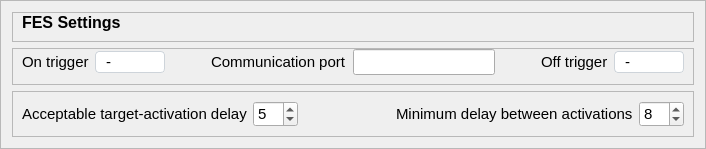
                 <widget class="QFrame" name="frame_8">
                  <property name="font">
                   <font>
                    <pointsize>10</pointsize>
                   </font>
                  </property>
                  <property name="styleSheet">
                   <string notr="true">QComboBox{
	border:1px solid #ced4da;
	border-radius: 4px;
	padding-left:10px;
}

QComboBox::drop-down{
	border:0px;
}
QComboBox::down-arrow{
	image:url(:/icons/icons/arrow-down.svg);
	width:12px;
	height:12px;
	margin-right:15px;
}

QComboBox:on{
	border:4px solid #c2dbfe;
}

QComboBox QListView{
	font-size: 12px;
	border:1px solid rgba(0,0,0,10%);
	padding:5px;
	background-color:rgb(49, 49, 49);
	outline:0px;
}
QComboBox QListView:item{	
	padding-left:10px;
	background-color:rgb(49, 49, 49);
}

QComboBox QListView:item:hover{	
	background-color:#1e90ff;
}

QComboBox QListView:item:selected{	
	background-color:#1e90ff;
}</string>
                  </property>
                  <property name="frameShape">
                   <enum>QFrame::StyledPanel</enum>
                  </property>
                  <property name="frameShadow">
                   <enum>QFrame::Raised</enum>
                  </property>
                  <layout class="QVBoxLayout" name="verticalLayout_11">
                   <item alignment="Qt::AlignTop">
                    <widget class="QFrame" name="frame_5">
                     <property name="frameShape">
                      <enum>QFrame::StyledPanel</enum>
                     </property>
                     <property name="frameShadow">
                      <enum>QFrame::Raised</enum>
                     </property>
                     <layout class="QHBoxLayout" name="horizontalLayout_13">
                      <property name="topMargin">
                       <number>0</number>
                      </property>
                      <item>
                       <widget class="QLabel" name="label_10">
                        <property name="font">
                         <font>
                          <pointsize>12</pointsize>
                          <weight>75</weight>
                          <bold>true</bold>
                         </font>
                        </property>
                        <property name="text">
                         <string>FES Settings</string>
                        </property>
                       </widget>
                      </item>
                     </layout>
                    </widget>
                   </item>
                   <item>
                    <widget class="QFrame" name="frame_13">
                     <property name="frameShape">
                      <enum>QFrame::StyledPanel</enum>
                     </property>
                     <property name="frameShadow">
                      <enum>QFrame::Raised</enum>
                     </property>
                     <layout class="QHBoxLayout" name="horizontalLayout_7">
                      <property name="topMargin">
                       <number>0</number>
                      </property>
                      <item>
                       <widget class="QLabel" name="label_29">
                        <property name="font">
                         <font>
                          <pointsize>11</pointsize>
                         </font>
                        </property>
                        <property name="text">
                         <string>On trigger</string>
                        </property>
                       </widget>
                      </item>
                      <item>
                       <widget class="QComboBox" name="fesOnCombo">
                        <property name="minimumSize">
                         <size>
                          <width>70</width>
                          <height>0</height>
                         </size>
                        </property>
                        <property name="font">
                         <font>
                          <pointsize>11</pointsize>
                         </font>
                        </property>
                        <property name="currentText">
                         <string>-</string>
                        </property>
                        <item>
                         <property name="text">
                          <string>-</string>
                         </property>
                        </item>
                        <item>
                         <property name="text">
                          <string>push</string>
                         </property>
                        </item>
                        <item>
                         <property name="text">
                          <string>pull</string>
                         </property>
                        </item>
                        <item>
                         <property name="text">
                          <string>lift</string>
                         </property>
                        </item>
                        <item>
                         <property name="text">
                          <string>left</string>
                         </property>
                        </item>
                        <item>
                         <property name="text">
                          <string>right</string>
                         </property>
                        </item>
                       </widget>
                      </item>
                      <item>
                       <spacer name="horizontalSpacer_13">
                        <property name="orientation">
                         <enum>Qt::Horizontal</enum>
                        </property>
                        <property name="sizeHint" stdset="0">
                         <size>
                          <width>40</width>
                          <height>20</height>
                         </size>
                        </property>
                       </spacer>
                      </item>
                      <item>
                       <widget class="QLabel" name="label_33">
                        <property name="font">
                         <font>
                          <pointsize>11</pointsize>
                         </font>
                        </property>
                        <property name="text">
                         <string>Communication port</string>
                        </property>
                       </widget>
                      </item>
                      <item>
                       <widget class="QLineEdit" name="ComPortLine">
                        <property name="font">
                         <font>
                          <pointsize>11</pointsize>
                         </font>
                        </property>
                        <property name="maxLength">
                         <number>10</number>
                        </property>
                       </widget>
                      </item>
                      <item>
                       <spacer name="horizontalSpacer_16">
                        <property name="orientation">
                         <enum>Qt::Horizontal</enum>
                        </property>
                        <property name="sizeHint" stdset="0">
                         <size>
                          <width>40</width>
                          <height>20</height>
                         </size>
                        </property>
                       </spacer>
                      </item>
                      <item>
                       <widget class="QLabel" name="label_4">
                        <property name="font">
                         <font>
                          <pointsize>11</pointsize>
                         </font>
                        </property>
                        <property name="text">
                         <string>Off trigger</string>
                        </property>
                       </widget>
                      </item>
                      <item>
                       <widget class="QComboBox" name="fesOffCombo">
                        <property name="minimumSize">
                         <size>
                          <width>70</width>
                          <height>0</height>
                         </size>
                        </property>
                        <property name="font">
                         <font>
                          <pointsize>11</pointsize>
                         </font>
                        </property>
                        <item>
                         <property name="text">
                          <string>-</string>
                         </property>
                        </item>
                        <item>
                         <property name="text">
                          <string>push</string>
                         </property>
                        </item>
                        <item>
                         <property name="text">
                          <string>pull</string>
                         </property>
                        </item>
                        <item>
                         <property name="text">
                          <string>lift</string>
                         </property>
                        </item>
                        <item>
                         <property name="text">
                          <string>left</string>
                         </property>
                        </item>
                        <item>
                         <property name="text">
                          <string>right</string>
                         </property>
                        </item>
                       </widget>
                      </item>
                     </layout>
                    </widget>
                   </item>
                   <item>
                    <widget class="QFrame" name="frame_14">
                     <property name="frameShape">
                      <enum>QFrame::StyledPanel</enum>
                     </property>
                     <property name="frameShadow">
                      <enum>QFrame::Raised</enum>
                     </property>
                     <layout class="QHBoxLayout" name="horizontalLayout_6">
                      <item>
                       <widget class="QLabel" name="label_21">
                        <property name="font">
                         <font>
                          <pointsize>11</pointsize>
                         </font>
                        </property>
                        <property name="text">
                         <string>Acceptable target-activation delay</string>
                        </property>
                       </widget>
                      </item>
                      <item>
                       <widget class="QSpinBox" name="trgtActDlySpin">
                        <property name="font">
                         <font>
                          <pointsize>11</pointsize>
                         </font>
                        </property>
                        <property name="maximum">
                         <number>20</number>
                        </property>
                        <property name="value">
                         <number>5</number>
                        </property>
                       </widget>
                      </item>
                      <item>
                       <spacer name="horizontalSpacer_17">
                        <property name="orientation">
                         <enum>Qt::Horizontal</enum>
                        </property>
                        <property name="sizeHint" stdset="0">
                         <size>
                          <width>40</width>
                          <height>20</height>
                         </size>
                        </property>
                       </spacer>
                      </item>
                      <item>
                       <spacer name="horizontalSpacer_8">
                        <property name="orientation">
                         <enum>Qt::Horizontal</enum>
                        </property>
                        <property name="sizeHint" stdset="0">
                         <size>
                          <width>40</width>
                          <height>20</height>
                         </size>
                        </property>
                       </spacer>
                      </item>
                      <item>
                       <widget class="QLabel" name="label_22">
                        <property name="font">
                         <font>
                          <pointsize>11</pointsize>
                         </font>
                        </property>
                        <property name="text">
                         <string>Minimum delay between activations</string>
                        </property>
                       </widget>
                      </item>
                      <item>
                       <widget class="QSpinBox" name="minDlySpin">
                        <property name="minimumSize">
                         <size>
                          <width>0</width>
                          <height>0</height>
                         </size>
                        </property>
                        <property name="font">
                         <font>
                          <pointsize>11</pointsize>
                         </font>
                        </property>
                        <property name="minimum">
                         <number>1</number>
                        </property>
                        <property name="maximum">
                         <number>20</number>
                        </property>
                        <property name="value">
                         <number>8</number>
                        </property>
                       </widget>
                      </item>
                     </layout>
                    </widget>
                   </item>
                  </layout>
                 </widget>
